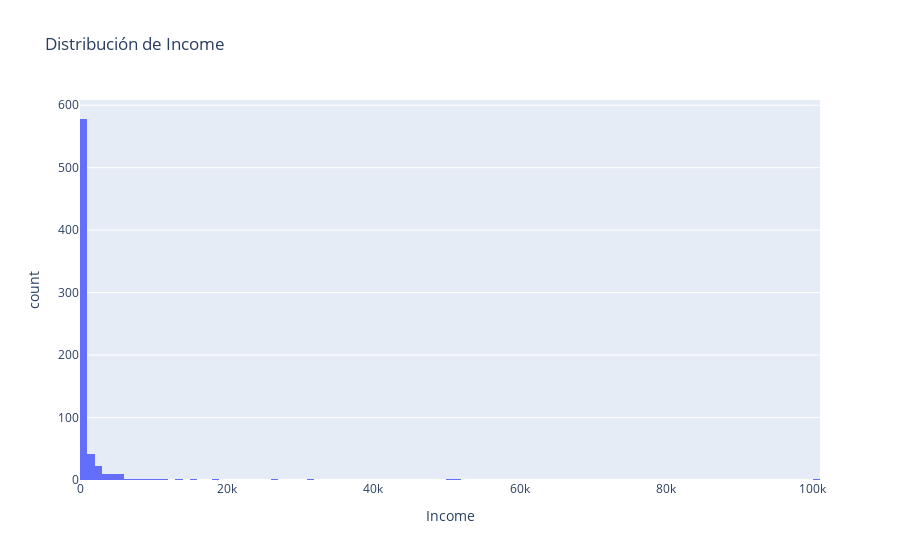

Here is the notebook cell this chart was saved with:
### Code cell
fig = px.histogram(df, x = 'Income' , title='Distribución de Income')
fig.show()

### Figure 1 — Plotly figure (JSON) as saved in the notebook; plotly's stock layout.template omitted (floating-point values rounded to 4 significant figures; data arrays with more than 128 entries replaced by an {"elided": "..."} marker saying what was removed)
{"data": [{"alignmentgroup": "True", "bingroup": "x", "hovertemplate": "Income=%{x}<br>count=%{y}<extra></extra>", "legendgroup": "", "marker": {"color": "#636efa", "pattern": {"shape": ""}}, "name": "", "offsetgroup": "", "orientation": "v", "showlegend": false, "type": "histogram", "x": {"elided": "690 int values"}, "xaxis": "x", "yaxis": "y"}], "layout": {"barmode": "relative", "legend": {"tracegroupgap": 0}, "title": {"text": "Distribución de Income"}, "xaxis": {"anchor": "y", "domain": [0, 1], "title": {"text": "Income"}}, "yaxis": {"anchor": "x", "domain": [0, 1], "title": {"text": "count"}}}}
